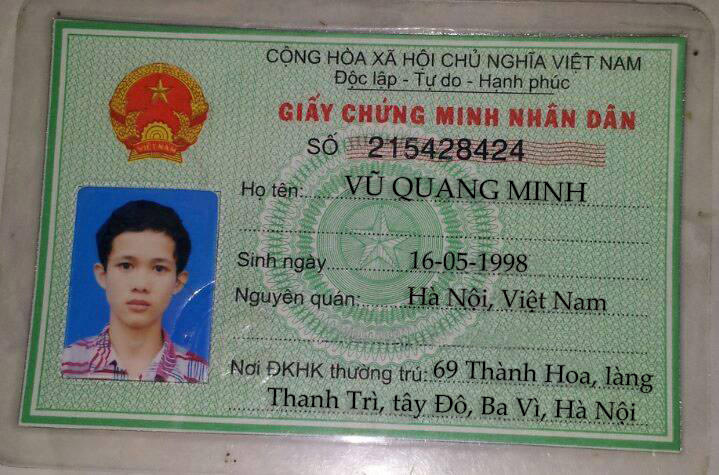
#> input picture TextDetector/debug/test.jpg, 719 x 475 px
$ python debug.py test.jpg   (older library calls are emulated)
#> lines starting #> are read from the running program, lines starting #| are printed output that depends on the picture
from sys import argv
import numpy as np
import cv2
from sys import argv, exit
from math import sqrt
import pbcvt

POINT_CENTER_DELTA = 27.32

MIN_H_POSPROCESSING_RATIO = 30
Y_S1_REGION = 2.976562

Y_BOT_RATIO = 0.9803

X_IMG_RATIO = 0.306
Y_IMG_RATIO = 0.891

MAX_SIZE_RATIO = 800.586
MIN_SIZE_RATIO = 90500.14

MIN_H_RATIO = 79.55
MAX_H_RATIO = 8.82
X_RIGHT_RATIO = 0.9803

# NiblackVersion
NIBLACK = 0
SAUVOLA = 1
WOLFJOLION = 2

# Front or Rear
FRONT = 0
REAR = 1

# [18 lines left out: function convertToGrayscale_orig, not called in this run]

def convertToGrayscale(input_img, ratio=0.5):
    output_img = np.zeros((input_img.shape[0], input_img.shape[1]), dtype=np.uint8)
    for y in range(output_img.shape[0]):
        for x in range(output_img.shape[1]):
            pixel = input_img[y, x, :]
            _max = pixel[0]
            _min = pixel[0]
            if pixel[1] > pixel[0]:
                _max = pixel[1]
            else:
                _max = pixel[0]
                _min = pixel[1]
            if _max < pixel[2]:
                _max = pixel[2]
            else:
                if _min > pixel[2]:
                    _min = pixel[2]
            output_img[y, x] = int(_max * ratio + _min * (1 - ratio))
    return output_img

def dilateImage(filtered_binary_img, h_size):
    kernel = np.ones((1, h_size), np.uint8)
    return cv2.dilate(filtered_binary_img, kernel)

# [199 lines left out: functions minRectFilter1, getMinRectangles, minRectFilter2, sortByX, groupByLine, visualiseRotatedRectsByLine, not called in this run]


if __name__ == '__main__':
    # input_img = cv2.imread('test.jpg')
    input_img = cv2.imread(argv[1])
#> input_img is the input picture: shape (475, 719, 3); mean B, G, R 115.2, 126.5, 119.9
    grey_img = convertToGrayscale(input_img)
#> after the loop in convertToGrayscale, `for y in range(output_img.shape[0]):`:
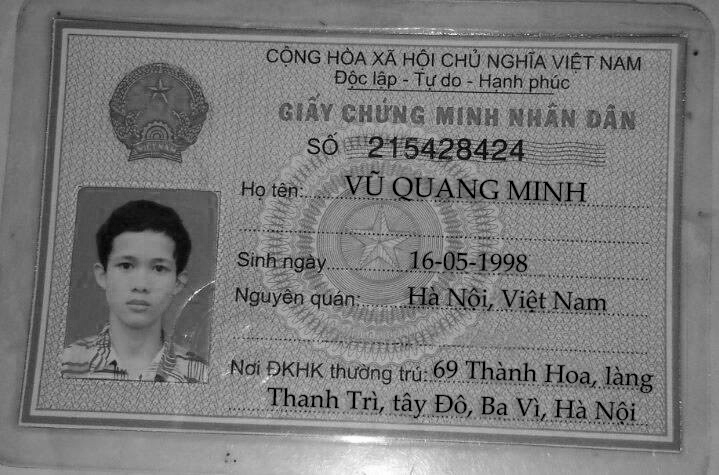
#> output_img: shape (475, 719); min 0, max 255, mean 122
#> (the run stopped early here; a loop or call above may not have finished)
